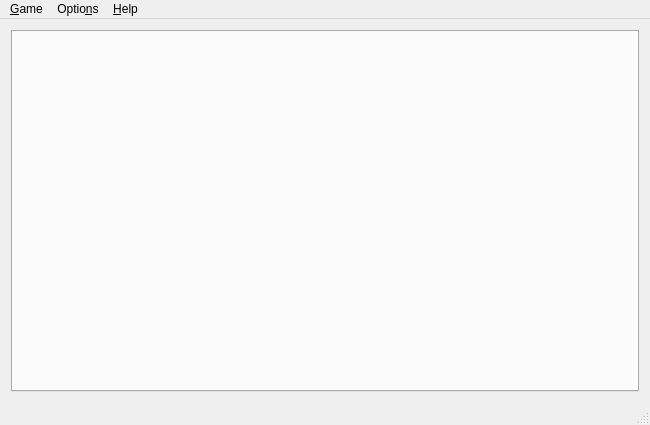
<?xml version="1.0" encoding="UTF-8"?>
<ui version="4.0">
 <class>MainWindow</class>
 <widget class="QMainWindow" name="MainWindow">
  <property name="geometry">
   <rect>
    <x>0</x>
    <y>0</y>
    <width>650</width>
    <height>425</height>
   </rect>
  </property>
  <property name="windowTitle">
   <string>Sea Battle</string>
  </property>
  <widget class="QWidget" name="centralWidget">
   <layout class="QGridLayout" name="gridLayout">
    <item row="0" column="0">
     <widget class="QTabWidget" name="tabWidgetGames">
      <property name="currentIndex">
       <number>-1</number>
      </property>
      <property name="tabsClosable">
       <bool>true</bool>
      </property>
      <property name="movable">
       <bool>true</bool>
      </property>
     </widget>
    </item>
   </layout>
  </widget>
  <widget class="QMenuBar" name="menuBar">
   <property name="geometry">
    <rect>
     <x>0</x>
     <y>0</y>
     <width>650</width>
     <height>22</height>
    </rect>
   </property>
   <widget class="QMenu" name="menuGame">
    <property name="title">
     <string>&amp;Game</string>
    </property>
    <addaction name="actionNewGame"/>
    <addaction name="actionJoinGame"/>
    <addaction name="separator"/>
    <addaction name="actionSave"/>
    <addaction name="separator"/>
    <addaction name="actionQuit"/>
   </widget>
   <widget class="QMenu" name="menuHelp">
    <property name="title">
     <string>&amp;Help</string>
    </property>
    <addaction name="actionAboutQt"/>
   </widget>
   <widget class="QMenu" name="menuSettings">
    <property name="title">
     <string>Optio&amp;ns</string>
    </property>
    <addaction name="actionGames"/>
   </widget>
   <addaction name="menuGame"/>
   <addaction name="menuSettings"/>
   <addaction name="menuHelp"/>
  </widget>
  <widget class="QStatusBar" name="statusBar"/>
  <action name="actionNewGame">
   <property name="text">
    <string>&amp;New</string>
   </property>
  </action>
  <action name="actionQuit">
   <property name="text">
    <string>&amp;Quit</string>
   </property>
  </action>
  <action name="actionSave">
   <property name="enabled">
    <bool>false</bool>
   </property>
   <property name="text">
    <string>&amp;Save</string>
   </property>
  </action>
  <action name="actionJoinGame">
   <property name="text">
    <string>&amp;Join</string>
   </property>
  </action>
  <action name="actionAboutQt">
   <property name="text">
    <string>About &amp;Qt...</string>
   </property>
  </action>
  <action name="actionGames">
   <property name="text">
    <string>&amp;Game...</string>
   </property>
  </action>
 </widget>
 <layoutdefault spacing="6" margin="11"/>
 <resources/>
 <connections/>
</ui>
